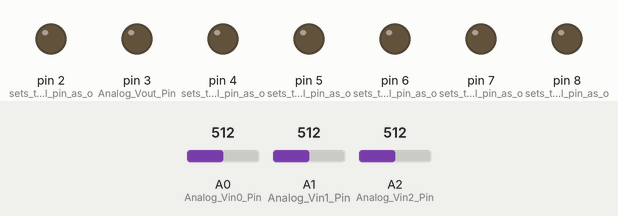
Recording of a sketch running on a simulated Arduino Uno, built with avr-gcc and run on an emulated ATmega328P. Parts: output pins drawn as LEDs (lit = HIGH). The inputs (shaded band) are chosen by the test bench; at power-on: A0 (Analog_Vin0_Pin) = 512, A1 (Analog_Vin1_Pin) = 512, A2 (Analog_Vin2_Pin) = 512. No radio packets arrive unless stated; what the sketch prints to the serial monitor is not drawn.

Above: at 5.8 s.
At 17.4 s:
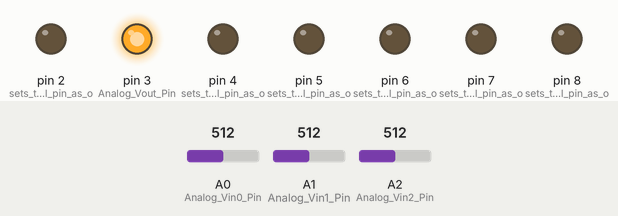
Timing chart, 0 to 30.3 s (numbered marks = the images above):
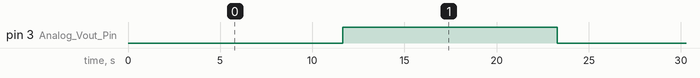

The sketch:

CB2_New_ED_CODE_ARDUINO.ino
```cpp
#include<SPI.h>
#include<RF24.h>

//CE & CSN Pins
RF24 radio2(9,10);

/* ===================================
************PUBLIC DOMAIN*************
=====================================*/

//Setup Pins Functionality
  int Analog_Vin0_Pin = 0;  //Pin used for Voltage Sensor Yellow
  int Analog_Vin1_Pin = 1;  //Pin used for Current Sensor White connected to Neutral
  int Analog_Vin2_Pin = 2;  //Pin used for Current Sensor Green connected to higher point

//  int Triac_CTRL_Pin = 10;  //Pin used for Triac Gate Control

//Testing Variables
  int V_testsensor = 0;
  float V_test = 0;
  int Analog_Vout_Pin = 3;  //Pin used for Triac Gate Control

//Setup Variables. Initializing
  int V_sensor = 0; // volatge sensor
  int V_sensor1 = 0;  // positive voltage used for current sensor
  int V_sensor2 = 0;  // negative volatge used for current sensor
  int i=0; // counter
  float MAX =0;         // Max Voltage value founded

  float Vsensor = 0;  //Real Voltage read at the sensor
  float V1sensor = 0; //Real Volatge read at the sensor
  float V2sensor = 0; //Real Volatge read at the sensor
  float V = 0;    //Real Voltage going to the load
  float I = 0;    //Real Current going to the load
  float P = 0;    //Real Total Power Consumed


/* ==========================================
********RESET RUNS ONCE WHEN PRESSED*********
=============================================*/

void setup()
  {
  // SETTING DIGITAL PINS AS OUTPUT PINS AND INITIALIZING TO 0.
 // pinMode(Triac_CTRL_Pin, OUTPUT);      // sets the digital pin 10 as output
  pinMode(2, OUTPUT);  // sets the digital pin as output
  pinMode(3, OUTPUT);  // sets the digital pin as output
  pinMode(4, OUTPUT);  // sets the digital pin as output
  pinMode(5, OUTPUT);  // sets the digital pin as output
  pinMode(6, OUTPUT);  // sets the digital pin as output
  pinMode(7, OUTPUT);  // sets the digital pin as output
  pinMode(8, OUTPUT);  // sets the digital pin as output
  //pinMode(9, OUTPUT);  // sets the digital pin as output
  //pinMode(10, OUTPUT);  // sets the digital pin as output
  //pinMode(11, OUTPUT);  // sets the digital pin as output
  //pinMode(12, OUTPUT);  // sets the digital pin as output
  //pinMode(13, OUTPUT);  // sets the digital pin as output

  // INITIALIZING DIGTAL PINS TO 0.
  digitalWrite(2, LOW);
  digitalWrite(3, LOW);
  digitalWrite(4, LOW);
  digitalWrite(5, LOW);
  digitalWrite(6, LOW);
  digitalWrite(7, LOW);
  digitalWrite(8, LOW);
  //digitalWrite(9, LOW);
  //digitalWrite(10, LOW);
  //digitalWrite(11, LOW);
  //digitalWrite(12, LOW);
  //digitalWrite(13, LOW);

//---NRF24 SPI comm-------

  Serial.begin(9600);              // initialize serial communication at 9600 bits per second

  radio2.begin();
  radio2.setPALevel(RF24_PA_MAX);
  radio2.setChannel(0x76);
  radio2.openWritingPipe(0xF0F0F0F0C3LL);
  radio2.enableDynamicPayloads();
  radio2.powerUp();


  }

/* ===================================
***********INFINITIVE LOOP************
=====================================*/
void loop()
{
  i++; //COUNTER
 // digitalWrite(Triac_CTRL_Pin, HIGH);   // SETS THE TRIAC OFF

// Read the input on analog Pins:
  V_sensor = analogRead(Analog_Vin0_Pin);
  V_sensor1 = analogRead(Analog_Vin1_Pin);
  V_sensor2 = analogRead(Analog_Vin2_Pin);

// CONVERT TO ACTUAL VOLTAGE READING BY THE CHIP
  Vsensor = V_sensor*(5.0/1023.0);
  V1sensor = V_sensor1*(5.0/1023.0);
  V2sensor = V_sensor2*(5.0/1023.0);

//CONVERTING TO BREAKER REAL INPUT VALUES
  I = 10.56;
  V = 110.56;
 // I = (V2sensor-V1sensor)*4;
 // V = (Vsensor*30);
 // P = V*I;

/*
// TESTING MAX
   if (V > MAX)
   {
    MAX=V;
   }

   if (i=100000000000)
   {
    Serial.print("MAX  VOLTAGE VALUE: ");
    Serial.println(MAX);
    Serial.println(i);
   }
   if (i=200000000000)
   {
    Serial.print("MAX  VOLTAGE VALUE: ");
    Serial.println(MAX);
    Serial.println(i);
   }
   if (i=300000000000)
   {
    Serial.print("MAX  VOLTAGE VALUE: ");
    Serial.println(MAX);
    Serial.println(i);
    MAX=0;
   }
*/
if (i<=5)
  {
  //digitalWrite(Triac_CTRL_Pin, LOW);   // sets the TRIAC ON
   analogWrite(Analog_Vout_Pin, 0);    // SETS THE TRIAC OFF

  }
if (i>5 && i<=10)
  {
  // digitalWrite(Triac_CTRL_Pin, HIGH);   // sets the TRIAC OFF
    analogWrite(Analog_Vout_Pin, 1023);    // SETS THE TRIAC OFF
  }
if (i>=10)
  {
    i=0;
  }


//PRINT OUT VALUES:
  Serial.print("TEST #: ");
  Serial.println(i);
  Serial.print("INPUT:  VOLTAGE: ");
  Serial.print(V);
  Serial.print("   ||             REAL INPUT CURRENT: ");
  Serial.print(I);
  Serial.print("                 ||  POWER CONSUMED: ");
  Serial.println(P);
  Serial.print("SENSOR: VOLTAGE: ");
  Serial.print(Vsensor);
  Serial.print("   ||  1ST PIN CURRENT: ");
  Serial.print(V1sensor);
  Serial.print("    |    2ND PIN CURRENT: ");
  Serial.print(V2sensor);
  Serial.print("  ||");
  Serial.println(" ");
  Serial.println("---------------------------------------------------------------------------------------------------------------------------------------------------------------------------");

  float MyArray[] = {V, I};
  radio2.write (&MyArray, sizeof(MyArray));


/* =====================================
************PIN VOLTAGE TEST*************
=======================================*/
//  V_testsensor = analogRead(Analog_VinTest_Pin);
//  V_test = V_testsensor*(5.0/1023.0);
//  Serial.print("Testing Pin Voltage ");
//  Serial.println(V_test);

delay(2000);        // delay in between reads for stability ( 9600 -->  t = 1 SEG )
}
```

Measured:
- by itself, pin 3 (Analog_Vout_Pin): alternates HIGH for 11.6 s and LOW for 11.6 s
